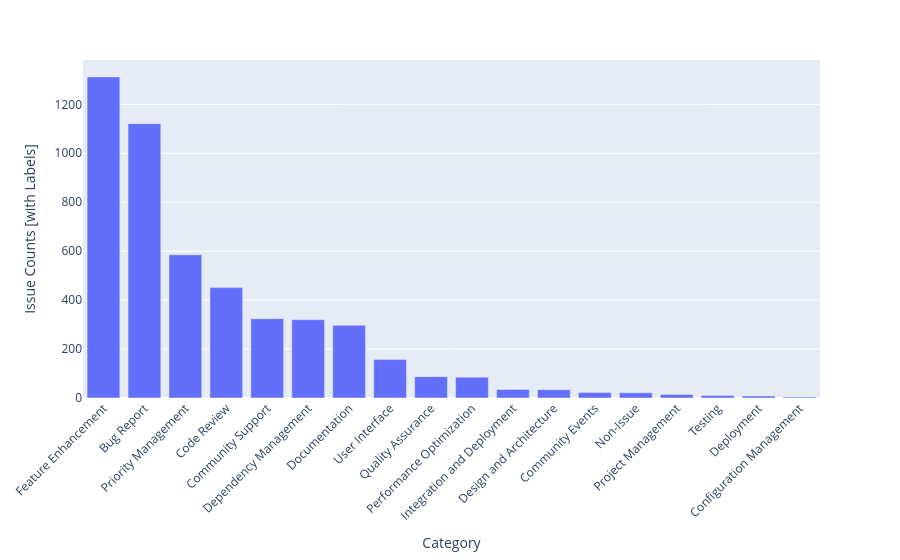

Notebook code cell kept with this figure:
### Code cell
# Function to get categories from labels
def get_categories_from_labels(labels):
    categories = set()
    for label in labels:
        if label in label_mapping:
            categories.add(label_mapping[label])
    if not categories:
        return pd.NA
    else:
        return categories.pop()
    
issues_file = f'{path_data}/issues.json'
df_issues = pd.read_json(issues_file, lines=True)

# Apply the function to the data
df_issues['category'] = df_issues['labels'].apply(get_categories_from_labels)

# Get the distribution of categories
category_distribution = df_issues['category'].value_counts().reset_index()

# Create bar chart using Plotly
fig = px.bar(category_distribution, x='category', y='count')

# Update layout for better readability
fig.update_layout(
    xaxis_tickangle=-45,
    xaxis_title="Category",
    yaxis_title="Issue Counts [with Labels]",
)

# Show the plot
fig.show()

# pull_requests_file = f'{path_data}/pull_requests.json'
# df_pull_requests = pd.read_json(pull_requests_file, lines=True)

# # Apply the function to the data
# df_pull_requests['category'] = df_pull_requests['labels'].apply(get_categories_from_labels)

# # Get the distribution of categories
# category_distribution = df_pull_requests['category'].value_counts().reset_index()

# # Create bar chart using Plotly
# fig = px.bar(category_distribution, x='category', y='count')

# # Update layout for better readability
# fig.update_layout(
#     xaxis_tickangle=-45,
#     xaxis_title="Category",
#     yaxis_title="Pull Request Counts [with Labels]",
# )

# # Show the plot
# fig.show()

### Figure 1 — Plotly figure (JSON) as saved in the notebook; plotly's stock layout.template omitted (floating-point values rounded to 4 significant figures)
{"data": [{"alignmentgroup": "True", "hovertemplate": "category=%{x}<br>count=%{y}<extra></extra>", "legendgroup": "", "marker": {"color": "#636efa", "pattern": {"shape": ""}}, "name": "", "offsetgroup": "", "orientation": "v", "showlegend": false, "textposition": "auto", "type": "bar", "x": ["Feature Enhancement", "Bug Report", "Priority Management", "Code Review", "Community Support", "Dependency Management", "Documentation", "User Interface", "Quality Assurance", "Performance Optimization", "Integration and Deployment", "Design and Architecture", "Community Events", "Non-Issue", "Project Management", "Testing", "Deployment", "Configuration Management"], "xaxis": "x", "y": [1312, 1121, 585, 451, 324, 320, 297, 157, 87, 85, 35, 34, 22, 21, 14, 10, 8, 4], "yaxis": "y"}], "layout": {"barmode": "relative", "legend": {"tracegroupgap": 0}, "margin": {"t": 60}, "xaxis": {"anchor": "y", "domain": [0, 1], "tickangle": -45, "title": {"text": "Category"}}, "yaxis": {"anchor": "x", "domain": [0, 1], "title": {"text": "Issue Counts [with Labels]"}}}}
